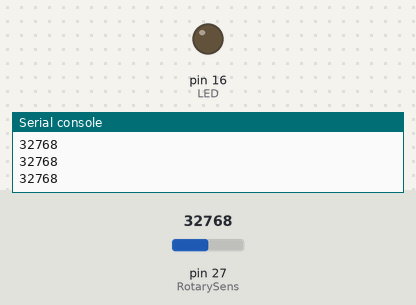
A program run on a simulated MicroPython board. On the bench: output pins drawn as LEDs (lit = HIGH), the last lines printed to the serial console. The inputs (shaded band) are chosen by the test bench; at power-on: pin 27 (RotarySens) = 32768 (analog values on the 0–65535 scale).

Above: at 1.2 s.
1.3 s: pin 27 (RotarySens) set to 30592
2.8 s: pin 27 (RotarySens) set to 28800
At 3.3 s:
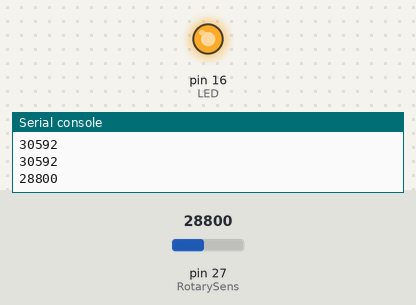
4.5 s: pin 27 (RotarySens) set to 30655
At 5.7 s:
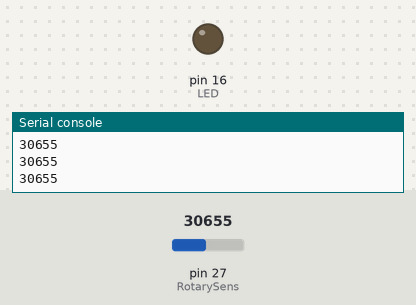
6.0 s: pin 27 (RotarySens) set to 29345
At 6.8 s:
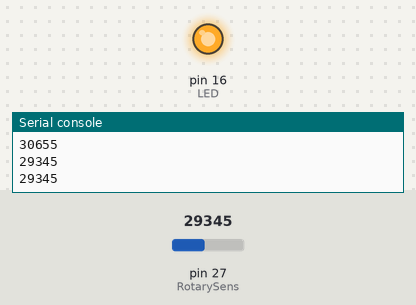
Timing chart, 0 to 8.5 s (numbered marks = the images above; inputs shaded):
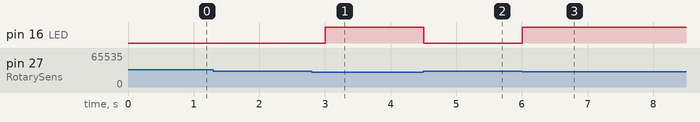

The program:

blink.py
```python
from machine import ADC, Pin
from time import sleep

LED = Pin(16, Pin.OUT)
RotarySens = ADC(1)

while True:
    print(RotarySens.read_u16())
    if RotarySens.read_u16() < 30000:
        LED.value(1)
        sleep(0.5)

    else:
        LED.value(0)
        sleep(0.5)    
```

Measured:
- the behaviour switches between 30000 and 29984 on pin 27 (RotarySens) (found by bisection; images 0 and 1)
- after the input at 2.8 s, pin 16 (LED): LOW → HIGH after 0.20 s
- after the input at 4.5 s, pin 16 (LED): HIGH → LOW at once
- after the input at 6.0 s, pin 16 (LED): LOW → HIGH at once
